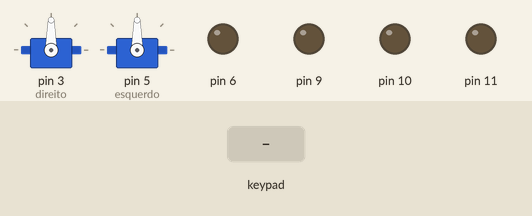
Bench run of a program on a simulated Arduino Uno, built with avr-gcc and run on an emulated ATmega328P. On the bench: 2 × servo, output pins drawn as LEDs (lit = HIGH). The inputs (shaded band) are chosen by the test bench.

Above: at 1.2 s.
1.3 s: key 'U' pressed
At 1.51 s:
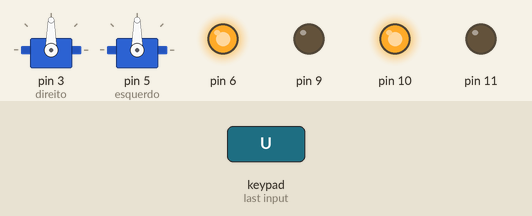
3.2 s: key 'D' pressed
At 3.42 s:
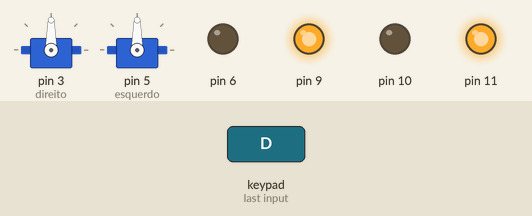
5.1 s: key 'L' pressed
At 5.31 s:
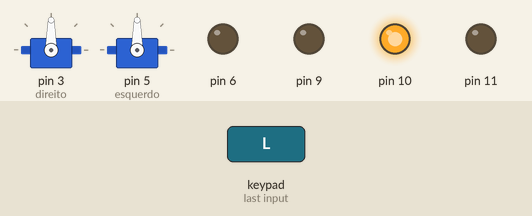
7.0 s: key 'R' pressed
At 7.21 s:
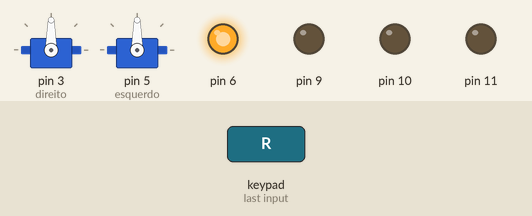
8.9 s: key 'O' pressed
At 10.0 s:
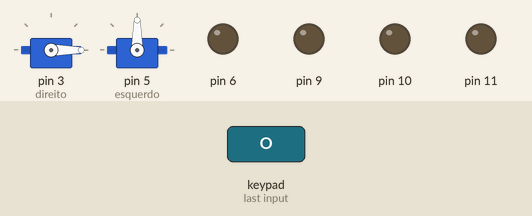
10.8 s: key 'S' pressed
At 12.3 s:
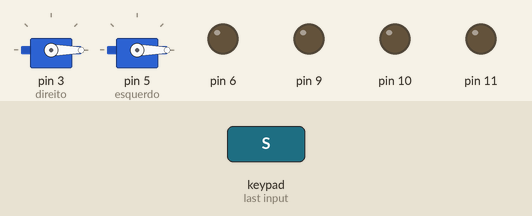
Timing chart, 0 to 13.7 s (numbered marks = the images above; inputs shaded):
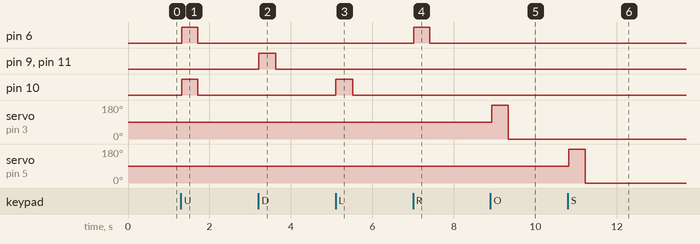

The program:

main.cpp
```cpp
#include <Arduino.h>
#include <Arduino_FreeRTOS.h>
#include <Dabble.h>
#include <Servo.h>

TaskHandle_t direcao, ataque;
Servo direito, esquerdo;

//Pinagem
static const uint8_t rodas[] = {6, 9, 10, 11};

void TarefaDirigir(void* parametros);
void TarefaAtacar(void* parametros);
void enviarSinal(const uint8_t* , int* );

void setup() {

  for (auto roda : rodas)
    pinMode(roda, OUTPUT);

  direito.attach(3);
  esquerdo.attach(5);

  Dabble.begin(9600, 0, 1);

  xTaskCreate(TarefaDirigir, "Dirigir", 256, NULL, 0, &direcao);
  xTaskCreate(TarefaAtacar, "Ataque", 128, NULL, 1, &ataque);

}

void TarefaDirigir(void* parametros) {

  (void) parametros;
  struct PlanoCartesiano {
    int q1, q2, q3, q4;
  };
  PlanoCartesiano quads;
  int* const aponte = (int*)&quads;
  int velocidade = 0, estercamento = 0;


  while(1) {

    digitalWrite(LED_BUILTIN, Dabble.isAppConnected());

    while(GamePad.getAngle()) {

      velocidade = GamePad.getRadius() * 8;
      velocidade = map(velocidade, 0, 56, 0, 255);
      estercamento = GamePad.getXaxisData() * 8;
      estercamento = map(estercamento, -56, 56, -255, 255);

      if(GamePad.getYaxisData() >= 0) {
        if(estercamento >= 0)
          quads = {velocidade, 0, velocidade - estercamento, 0};
        else
          quads = {velocidade + estercamento, 0, velocidade, 0};
      } else {
        if(estercamento >= 0)
          quads = {0, velocidade, 0, velocidade - estercamento};
        else
          quads = {0, velocidade + estercamento, 0, velocidade};
      }
      enviarSinal(rodas, aponte);
    }

    while(GamePad.isUpPressed()) {
      quads = {255, 0, 255, 0};
      enviarSinal(rodas, aponte);
    }
    while(GamePad.isRightPressed()) {
      quads = {255, 0, 0, 0};
      enviarSinal(rodas, aponte);
    }
    while(GamePad.isDownPressed()) {
      quads = {0, 255, 0, 255};
      enviarSinal(rodas, aponte);
    }
    while(GamePad.isLeftPressed()) {
      quads = {255, 0, 0, 0};
      enviarSinal(rodas, aponte);
    }
    for(auto r : rodas)
      analogWrite(r, 0);
  }

}
void TarefaAtacar(void* parametros) {

  TickType_t intervalo = 400 / portTICK_PERIOD_MS;

  while(1) {
    if(GamePad.isSquarePressed()) {
      esquerdo.write(180);
      vTaskDelay(intervalo);
      esquerdo.write(0);
      vTaskDelay(intervalo);
    }
    if(GamePad.isCirclePressed()) {
      direito.write(180);
      vTaskDelay(intervalo);
      direito.write(0);
      vTaskDelay(intervalo);
    }
  }
}

void enviarSinal(const uint8_t* pino, int* valores) {
  for (int8_t i = 0; i < 4; i++)
    analogWrite(pino[i], valores[i]);
}

void loop() { Dabble.processInput(); }
```

Measured:
- after the input at 1.3 s, pin 6, pin 10: LOW → HIGH at once, → LOW 0.39 s later
- after the input at 3.2 s, pin 9, pin 11: LOW → HIGH at once, → LOW 0.42 s later
- after the input at 5.1 s, pin 10: LOW → HIGH at once, → LOW 0.42 s later
- after the input at 7.0 s, pin 6: LOW → HIGH at once, → LOW 0.39 s later
- after the input at 8.9 s, servo on pin 3 (direito): 90° → 180° at once, → 0° 0.41 s later
- after the input at 10.8 s, servo on pin 5 (esquerdo): 90° → 180° at once, → 0° 0.41 s later
